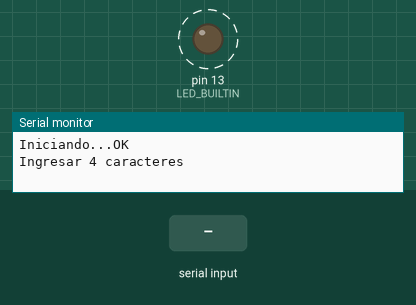
This sketch was run on a simulated Arduino Uno, built with avr-gcc and run on an emulated ATmega328P. Shown: output pins drawn as LEDs (lit = HIGH), the last lines printed to the serial monitor. Dashed ring = blinking. The inputs (shaded band) are chosen by the test bench.

Above: at 1.05 s.
1.6 s: "1" received over Serial
At 2.8 s:
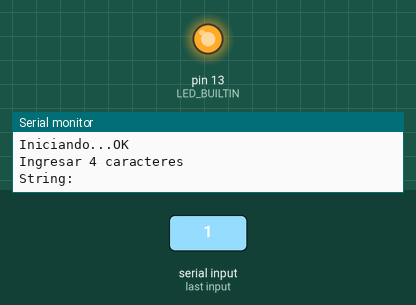
4.3 s: "0" received over Serial
At 5.2 s:
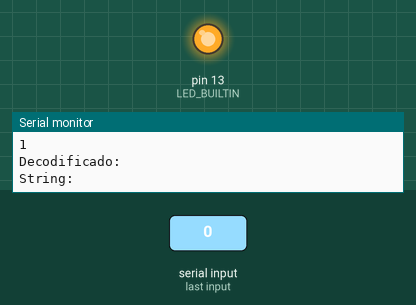
6.3 s: "2" received over Serial
Timing chart, 0 to 13.8 s (numbered marks = the images above; inputs shaded):
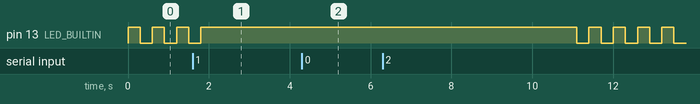

The sketch:

prueba2.ino
```cpp
String bufferLectura;

char bufferCodigo[10];

char codigoResultado[10];

int cont=0;

String aux;


void shaker(){

  int i;

  if (cont >= 0 && cont <= 15) {   //Variable que se incrementa a medida que finaliza el ingreso de cantidad de botellas

        aux = String(cont, HEX);

        aux = "0" + aux;

     } else {

      aux = String (cont, HEX);

     }


  if(bufferLectura.length()==6){

    //bufferLectura.remove(bufferLectura.length()-1);

    bufferLectura.remove(4, 2);

    bufferLectura = bufferLectura + aux;

    bufferLectura.toCharArray(bufferCodigo, sizeof(bufferCodigo));

    //for(i=0;i<6;i++){

      //if(i==0){
        codigoResultado[2] = bufferCodigo[0];
      //}
      //else if(i==1){
        codigoResultado[0] = bufferCodigo[1];
     // }
      //else if(i==2){
        codigoResultado[5] = bufferCodigo[2];
      //}
      //else if(i==3){
        codigoResultado[3] = bufferCodigo[3];
      //}
      //else if(i==4){
        codigoResultado[1] = bufferCodigo[4];
      //}
      //else if (i==5){
        codigoResultado[4] = bufferCodigo[5];
      //}


    //}

    Serial.print("Codificado: ");
    Serial.println(codigoResultado);
    Serial.println("Caracteres de codigo resultado: ");

    for(i=0; i<7; i++){
       Serial.println(codigoResultado[i]);
    }

    Serial.print("Lo que hay dentro de buffer codigo es: ");

     for(i=0; i<7; i++){
       Serial.println(bufferCodigo[i]);
    }

    Serial.print("Contador: ");
    Serial.println(aux);

    //Serial.println(bufferCodigo);
    Serial.print("Lo que hay dentro de buffer Lectura es: ");
    Serial.println(bufferLectura);

  }else{
    return;
  }

  cont++;

}

void decodifShaker(){

  int i;

  strncpy(bufferCodigo, codigoResultado, sizeof(bufferCodigo));

  //for(i=0;i<6;i++){

   //if(i==0){
      codigoResultado[1] = bufferCodigo[0];
    //}
    //else if(i==1){
      codigoResultado[4] = bufferCodigo[1];
   // }
   // else if(i==2){
      codigoResultado[0] = bufferCodigo[2];
   // }
   // else if(i==3){
      codigoResultado[3] = bufferCodigo[3];
   // }
  //  else if(i==4){
      codigoResultado[5] = bufferCodigo[4];
   // }
    // else if(i==5){
      codigoResultado[2] = bufferCodigo[5];
   // }

  //}

  Serial.print("Decodificado: ");
  Serial.println(codigoResultado);


}


void setup() {
  Serial.begin(9600);

  Serial.print("Iniciando...");

  pinMode(LED_BUILTIN, OUTPUT);

  digitalWrite(LED_BUILTIN, HIGH);


  delay(300);

  Serial.println("OK");
  Serial.println("Ingresar 4 caracteres");
}

void loop() {

  if(digitalRead(LED_BUILTIN) == HIGH){
    digitalWrite(LED_BUILTIN, LOW);
  }else{
    digitalWrite(LED_BUILTIN, HIGH);
  }

  while (Serial.available() > 0) {
    Serial.println("String: ");
    bufferLectura = Serial.readString();
    Serial.println(bufferLectura);

    shaker();   // Codificar

    delay(2000);

    decodifShaker(); // Decodificar
  }


  delay(300);
}
```

Measured:
- after the input at 1.6 s, pin 13 (LED_BUILTIN): goes on until 1.8 s, then stays HIGH
- after the input at 4.3 s, pin 13 (LED_BUILTIN): stops changing and stays HIGH
- by itself, pin 13 (LED_BUILTIN): alternates HIGH for 0.30 s and LOW for 0.30 s
